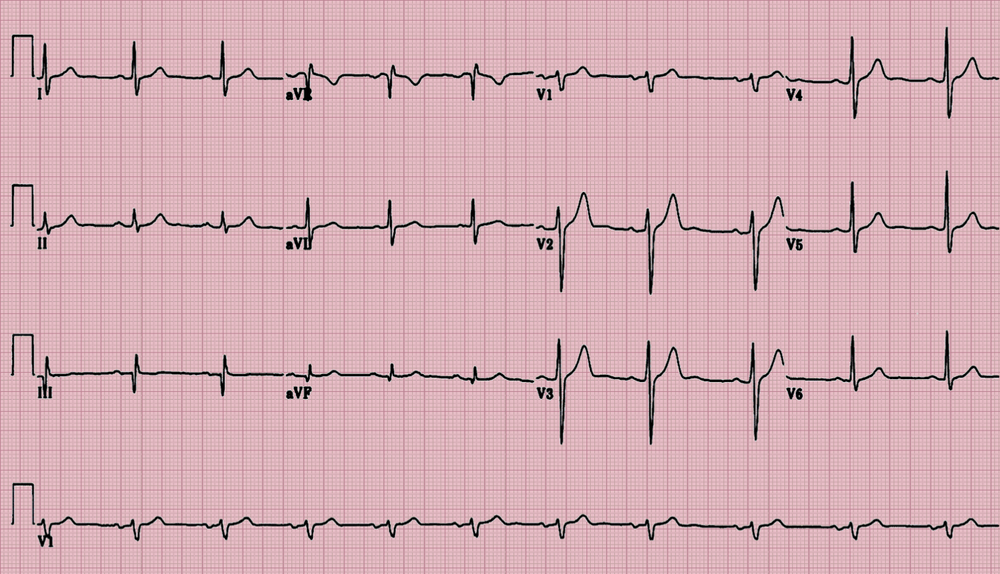
#> input picture data/p001/ecg.png, 1000 x 574 px, shrunk from 1400 x 804 before the run
$ python save_ecg_images.py
#> lines starting #> are read from the running program, lines starting #| are printed output that depends on the picture
### dataloader.py
from pathlib import Path
from typing import Callable, Dict, List, Optional, Tuple, Union

import cv2
import numpy as np
import pandas as pd
import wfdb
from PIL import Image


DataPayload = Tuple[object, dict]


class ECGDataLoader:
    """Loader dedicated to ECG data."""

    def __init__(self, data_dir: Union[str, Path]):
        self.data_dir = Path(data_dir)

    def _patient_dir(self, patient_id: str) -> Path:
        return self.data_dir / patient_id

    # [5 lines left out: function _find_record_path, not called in this run]

    def _find_ecg_image_path(self, patient_dir: Path) -> Optional[Path]:
        ecg_png_path = patient_dir / "ecg.png"
        if ecg_png_path.exists():
            return ecg_png_path

        ecg_png_files = sorted(patient_dir.glob("ecg_visualization_*.png"))
        if not ecg_png_files:
            return None
        return ecg_png_files[0]

    def has_raw_data(self, patient_id: str) -> bool:
        patient_dir = self._patient_dir(patient_id)
        return self._find_record_path(patient_dir) is not None

    def has_image_data(self, patient_id: str) -> bool:
        patient_dir = self._patient_dir(patient_id)
        return self._find_ecg_image_path(patient_dir) is not None

    # [9 lines left out: functions get_raw_primary_path, get_image_primary_path, not called in this run]

    def has_data(self, patient_id: str) -> bool:
        return self.has_image_data(patient_id)

    def get_primary_path(self, patient_id: str) -> Optional[str]:
        return self.get_image_primary_path(patient_id)

    # [22 lines left out: function load_raw, not called in this run]

    def load_image(self, patient_id: str) -> Optional[DataPayload]:
        patient_dir = self._patient_dir(patient_id)
        image_path = self._find_ecg_image_path(patient_dir)
        if image_path is None:
            return None

        try:
            img = Image.open(image_path)
            img_array = np.array(img)

            if img_array.ndim == 3:
                height, width, channels = img_array.shape
            else:
                height, width = img_array.shape
                channels = 1

            metadata = {
                "modality": "ECG",
                "format": image_path.suffix.lower().lstrip("."),
                "shape": img_array.shape,
                "size": img.size,
                "mode": img.mode,
                "dimensions": {"width": width, "height": height, "channels": channels},
                "source_path": str(image_path),
            }
            return img_array, metadata
        except Exception as exc:
            print(f"Error loading ECG image for {patient_id}: {exc}")
            return None

    def load(self, patient_id: str) -> Optional[DataPayload]:
        return self.load_image(patient_id)


class EchoDataLoader:
    """Loader dedicated to echocardiography data."""

    def __init__(self, data_dir: Union[str, Path]):
        self.data_dir = Path(data_dir)
        self.filelist_csv: Optional[pd.DataFrame] = None
        self.volume_tracings_csv: Optional[pd.DataFrame] = None
        self._load_csv_metadata()

    def _patient_dir(self, patient_id: str) -> Path:
        return self.data_dir / patient_id

    def _load_csv_metadata(self) -> None:
        echo_dir = self.data_dir.parent / "Echocardiography"

        filelist_path = echo_dir / "FileList.csv"
        if filelist_path.exists():
            try:
                self.filelist_csv = pd.read_csv(filelist_path)
            except Exception as exc:
                print(f"Error loading FileList.csv: {exc}")

        tracings_path = echo_dir / "VolumeTracings.csv"
        if tracings_path.exists():
            try:
                self.volume_tracings_csv = pd.read_csv(tracings_path)
            except Exception as exc:
                print(f"Error loading VolumeTracings.csv: {exc}")

    # [5 lines left out: function _find_video_path, not called in this run]

    def has_data(self, patient_id: str) -> bool:
        patient_dir = self._patient_dir(patient_id)
        return self._find_video_path(patient_dir) is not None

    # [106 lines left out: functions get_primary_path, get_filelist_metadata, get_volume_tracings, load, not called in this run]


class AngioDataLoader:
    """Loader dedicated to angiography data."""

    IMAGE_EXTENSIONS = ("*.png", "*.jpg", "*.jpeg", "*.bmp", "*.tif", "*.tiff")

    def __init__(self, data_dir: Union[str, Path]):
        self.data_dir = Path(data_dir)

    def _patient_dir(self, patient_id: str) -> Path:
        return self.data_dir / patient_id

    # [14 lines left out: function _find_image_path, not called in this run]

    def has_data(self, patient_id: str) -> bool:
        patient_dir = self._patient_dir(patient_id)
        return self._find_image_path(patient_dir) is not None

    # [25 lines left out: functions get_primary_path, load, not called in this run]


class PatientDataLoader:
    """
    Combined loader that orchestrates ECG, Echo, and Angio modality loaders.
    Keeps a single app-facing API.
    """

    def __init__(self, data_dir: Union[str, Path]):
        self.data_dir = Path(data_dir)
        self.ecg_loader = ECGDataLoader(self.data_dir)
        self.echo_loader = EchoDataLoader(self.data_dir)
        self.angio_loader = AngioDataLoader(self.data_dir)

        self.modalities = [
            {"id": "ecg_image", "label": "ECG", "detail": "Electrocardiogram"},
            {"id": "angio", "label": "Angiography", "detail": "X-ray imaging"},
            {"id": "echo", "label": "Echocardiography", "detail": "Ultrasound imaging"},
        ]
        self._modality_loaders: Dict[str, Callable[[str], Optional[DataPayload]]] = {
            "ecg": self.ecg_loader.load,
            "ecg_image": self.ecg_loader.load_image,
            "angio": self.angio_loader.load,
            "echo": self.echo_loader.load,
        }
        self._modality_availability_checkers: Dict[str, Callable[[str], bool]] = {
            "ecg": self.ecg_loader.has_data,
            "ecg_image": self.ecg_loader.has_image_data,
            "angio": self.angio_loader.has_data,
            "echo": self.echo_loader.has_data,
        }
        self._modality_primary_path_getters: Dict[str, Callable[[str], Optional[str]]] = {
            "ecg": self.ecg_loader.get_primary_path,
            "ecg_image": self.ecg_loader.get_image_primary_path,
            "angio": self.angio_loader.get_primary_path,
            "echo": self.echo_loader.get_primary_path,
        }

    # [21 lines left out: functions _normalize_modality_id, list_patients, not called in this run]

    def get_modalities(self) -> List[Dict[str, str]]:
        return [dict(modality) for modality in self.modalities]

    # [43 lines left out: functions register_modality, available_modalities, load_modality, not called in this run]

    def load_ecg(self, patient_id: str) -> Optional[DataPayload]:
        return self.ecg_loader.load(patient_id)

    def load_ecg_raw(self, patient_id: str) -> Optional[DataPayload]:
        return self.ecg_loader.load_raw(patient_id)

    def load_ecg_image(self, patient_id: str) -> Optional[DataPayload]:
        return self.ecg_loader.load_image(patient_id)

    def load_echo(self, patient_id: str) -> Optional[DataPayload]:
        return self.echo_loader.load(patient_id)

    def load_angio(self, patient_id: str) -> Optional[DataPayload]:
        return self.angio_loader.load(patient_id)

    # [13 lines left out: functions load_patient_data, get_modality_image, not called in this run]


# [15 lines that do not run on import are left out]

### visualizer.py
"""
Core visualization module for medical imaging data.
Handles frame display, tracing overlay, and image processing.
"""

import tempfile
from pathlib import Path
import numpy as np
import cv2
from PIL import Image
import matplotlib.pyplot as plt


class PatientVisualizer:
    """Handles visualization of patient medical imaging data."""

    def __init__(self):
        self.temp_files = []

    # [154 lines left out: functions cleanup_temp_files, draw_tracings_on_frame, frame_to_pil_image, frame_to_temp_file, plot_ecg, display_image and 1 more, not called in this run]

    @staticmethod
    def save_ecg_as_image(ecg_data: np.ndarray, output_path: str, title: str = "ECG Signal", format: str = "png") -> str:
        """
        Save ECG data as PNG or JPG image file.

        Args:
            ecg_data: ECG signal array
            output_path: Path to save the image (should include filename)
            title: Plot title
            format: Image format ('png' or 'jpg')

        Returns:
            Path to the saved image file
        """
        from pathlib import Path

        # Ensure output directory exists
        output_file = Path(output_path)
        output_file.parent.mkdir(parents=True, exist_ok=True)

        # Create figure
        fig, ax = plt.subplots(figsize=(12, 5), dpi=100)

        if len(ecg_data.shape) > 1:
            # ECG signals are stored as (lead, time); plot the first lead over time.
            ax.plot(ecg_data[0, :], linewidth=0.8, color='#1f77b4')
        else:
            ax.plot(ecg_data, linewidth=0.8, color='#1f77b4')

        ax.set_title(f"{title}", fontsize=14, fontweight='bold')
        ax.set_xlabel("Sample", fontsize=11)
        ax.set_ylabel("Amplitude", fontsize=11)
        ax.grid(True, alpha=0.3)
        ax.spines['top'].set_visible(False)
        ax.spines['right'].set_visible(False)

        # Save with high quality
        fig.savefig(str(output_file), bbox_inches='tight', dpi=150, format=format.lower())
        plt.close(fig)
        print(f"✓ ECG saved to {output_file}")
        return str(output_file)

### save_ecg_images.py
#!/usr/bin/env python3
"""
Utility script to convert all patient ECG data to PNG/JPG images.
Saves images in patient directories for easy access and visualization.
"""

from pathlib import Path
from dataloader import PatientDataLoader
from visualizer import PatientVisualizer


def save_all_ecg_images(data_dir: str = "./data", output_format: str = "png") -> dict:
    """
    Convert all patient ECG data to image files.

    Args:
        data_dir: Path to data directory
        output_format: 'png' or 'jpg'

    Returns:
        Dictionary mapping patient_id to result status
    """
    data_loader = PatientDataLoader(data_dir)
#> (reads Echocardiography/FileList.csv from the repository)
    visualizer = PatientVisualizer()

    print(f"\n{'='*70}")
    print(f"Converting ECG data to {output_format.upper()} images")
    print(f"{'='*70}\n")

    results = {}
    data_path = Path(data_dir)

    # Get all patient directories
    patient_dirs = sorted([d for d in data_path.iterdir() if d.is_dir() and d.name.startswith('p')])

    for patient_dir in patient_dirs:
        patient_id = patient_dir.name
        print(f"Processing {patient_id}...", end=" ")

        try:
            # Load ECG data
            ecg_data = data_loader.load_ecg(patient_id)
#> in load_image, img is the input picture: PIL image 1000x574 RGB; mean R, G, B 212.2, 172.8, 180.4
            if ecg_data is None:
                print("❌ ECG data not found")
                results[patient_id] = "not_found"
                continue

            data, metadata = ecg_data
#> metadata = 7 items

            # Save as image
            output_filename = f"ecg.{output_format.lower()}"
            output_path = patient_dir / output_filename

            visualizer.save_ecg_as_image(
                data,
                str(output_path),
                title=f"{patient_id} - 12-lead ECG",
                format=output_format
            )
#> in save_ecg_as_image, `fig.savefig(str(output_file), bbox_inches='tight', dpi=150, format=for..`:
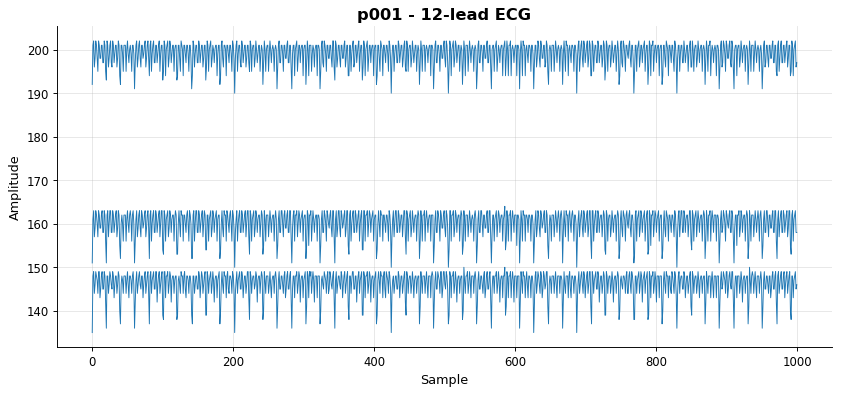
#> figure drawn by matplotlib, 1 panel; curve peaks at x = 2, y = 202; curve peaks at x = 527, y = 150; curve peaks at x = 585, y = 164

            results[patient_id] = "success"
            print(f"✓ Saved to {output_filename}")

        except Exception as e:
            print(f"❌ Error: {str(e)}")
            results[patient_id] = f"error: {str(e)}"

    # Summary
    print(f"\n{'='*70}")
    print("SUMMARY")
    print(f"{'='*70}")
    success_count = sum(1 for v in results.values() if v == "success")
    print(f"✓ Successful: {success_count}/{len(results)}")

    for patient_id, status in results.items():
        if status != "success":
            print(f"⚠ {patient_id}: {status}")

    print(f"\nAll ECG images are now in patient directories as 'ecg.{output_format.lower()}'")
    return results


if __name__ == "__main__":
    data_dir = Path(__file__).resolve().parent / "data"
    save_all_ecg_images(str(data_dir), output_format="png")
